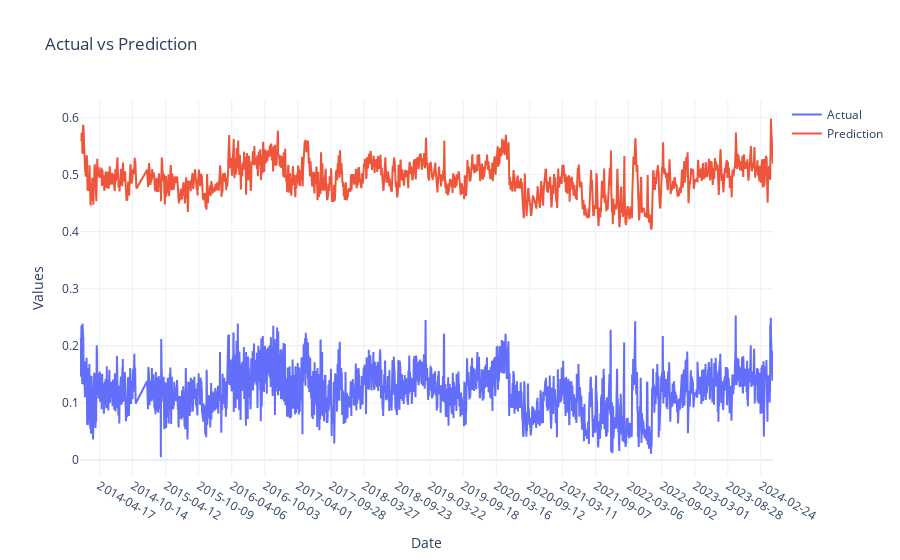

Here is the notebook cell this chart was saved with:
### Code cell
# Actual values
compared.add_trace(go.Scatter(x=raw['datetime'], y=raw['value'], mode='lines', name='Actual'))

# Predicted values
compared.add_trace(go.Scatter(x=pred['time'], y=pred['value'], mode='lines', name='Prediction'))

# Update x-axis to show weekly ticks
compared.update_layout(
    xaxis=dict(
        tickmode='linear',
        dtick=6 * 30 * 24 * 60 * 60 * 1000,
        tickformat='%Y-%m-%d'
    ),
    title='Actual vs Prediction',
    xaxis_title='Date',
    yaxis_title='Values',
    template='plotly_white'
)

# Show the plot
compared.show()

# Save the plot to HTML
pyo.plot(compared, filename='/Users/kyeong6/desktop/visualzation.html',
         auto_open=False)

### Figure 1 — Plotly figure (JSON) as saved in the notebook; plotly's stock layout.template omitted (floating-point values rounded to 4 significant figures; data arrays with more than 128 entries replaced by an {"elided": "..."} marker saying what was removed)
{"data": [{"mode": "lines", "name": "Actual", "type": "scatter", "x": {"elided": "3711 str values"}, "y": {"elided": "3711 float values"}}, {"mode": "lines", "name": "Prediction", "type": "scatter", "x": {"elided": "3766 str values"}, "y": {"elided": "3766 float values"}}], "layout": {"title": {"text": "Actual vs Prediction"}, "xaxis": {"dtick": 15552000000, "tickformat": "%Y-%m-%d", "tickmode": "linear", "title": {"text": "Date"}}, "yaxis": {"title": {"text": "Values"}}}}
